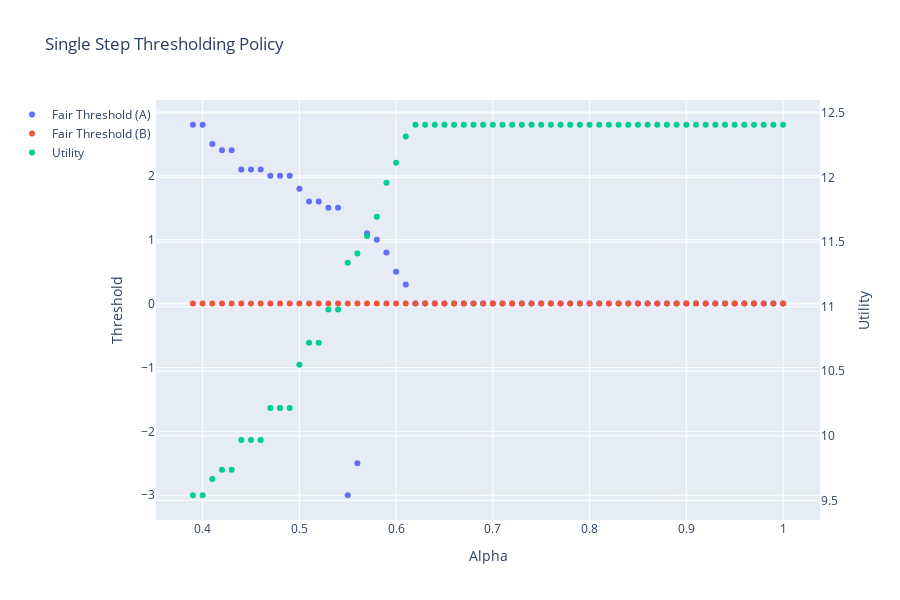

The code cell stored with this chart in its notebook:
### Code cell
def plot_graphs():
    
    # Traces
    thresholds_A = go.Scatter(x=x_alphas, y=y_thresh_A, mode='markers', name="Fair Threshold (A)")
    thresholds_B = go.Scatter(x=x_alphas, y=y_thresh_B, mode='markers', name="Fair Threshold (B)") 
    utilities = go.Scatter(x=x_alphas, y=y_util, mode='markers', name='Utility', yaxis='y2')

    # Create figure
    fig = go.Figure(data=[thresholds_A, thresholds_B, utilities])

    # Add toggle buttons
    fig.update_layout(
        height = 600,
        title='Single Step Thresholding Policy',
        xaxis=dict(title="Alpha"),
        yaxis=dict(title="Threshold"),
        yaxis2=dict(
            title="Utility",
            overlaying="y",
            side="right"
        ),
        legend=dict(
            x=0,          # Right edge of the plotting area
            #y=1,          # Top of the plotting area
            xanchor='right',   # Legend's left edge aligns at x=1
            yanchor='top'     # Legend's top edge aligns at y=1
        ),
        showlegend=True,
    )

    fig.show()
plot_graphs()

### Figure 1 — Plotly figure (JSON) as saved in the notebook; plotly's stock layout.template omitted (floating-point values rounded to 4 significant figures)
{"data": [{"mode": "markers", "name": "Fair Threshold (A)", "type": "scatter", "x": [0.39, 0.4, 0.41, 0.42, 0.43, 0.44, 0.45, 0.46, 0.47, 0.48, 0.49, 0.5, 0.51, 0.52, 0.53, 0.54, 0.55, 0.56, 0.57, 0.58, 0.59, 0.6, 0.61, 0.62, 0.63, 0.64, 0.65, 0.66, 0.67, 0.68, 0.69, 0.7, 0.71, 0.72, 0.73, 0.74, 0.75, 0.76, 0.77, 0.78, 0.79, 0.8, 0.81, 0.82, 0.83, 0.84, 0.85, 0.86, 0.87, 0.88, 0.89, 0.9, 0.91, 0.92, 0.93, 0.94, 0.95, 0.96, 0.97, 0.98, 0.99, 1], "y": [2.8, 2.8, 2.5, 2.4, 2.4, 2.1, 2.1, 2.1, 2.0, 2.0, 2.0, 1.8, 1.6, 1.6, 1.5, 1.5, -3, -2.5, 1.1, 1.0, 0.8, 0.5, 0.3, 2.665e-15, 2.665e-15, 2.665e-15, 2.665e-15, 2.665e-15, 2.665e-15, 2.665e-15, 2.665e-15, 2.665e-15, 2.665e-15, 2.665e-15, 2.665e-15, 2.665e-15, 2.665e-15, 2.665e-15, 2.665e-15, 2.665e-15, 2.665e-15, 2.665e-15, 2.665e-15, 2.665e-15, 2.665e-15, 2.665e-15, 2.665e-15, 2.665e-15, 2.665e-15, 2.665e-15, 2.665e-15, 2.665e-15, 2.665e-15, 2.665e-15, 2.665e-15, 2.665e-15, 2.665e-15, 2.665e-15, 2.665e-15, 2.665e-15, 2.665e-15, 2.665e-15]}, {"mode": "markers", "name": "Fair Threshold (B)", "type": "scatter", "x": [0.39, 0.4, 0.41, 0.42, 0.43, 0.44, 0.45, 0.46, 0.47, 0.48, 0.49, 0.5, 0.51, 0.52, 0.53, 0.54, 0.55, 0.56, 0.57, 0.58, 0.59, 0.6, 0.61, 0.62, 0.63, 0.64, 0.65, 0.66, 0.67, 0.68, 0.69, 0.7, 0.71, 0.72, 0.73, 0.74, 0.75, 0.76, 0.77, 0.78, 0.79, 0.8, 0.81, 0.82, 0.83, 0.84, 0.85, 0.86, 0.87, 0.88, 0.89, 0.9, 0.91, 0.92, 0.93, 0.94, 0.95, 0.96, 0.97, 0.98, 0.99, 1], "y": [2.665e-15, 2.665e-15, 2.665e-15, 2.665e-15, 2.665e-15, 2.665e-15, 2.665e-15, 2.665e-15, 2.665e-15, 2.665e-15, 2.665e-15, 2.665e-15, 2.665e-15, 2.665e-15, 2.665e-15, 2.665e-15, 2.665e-15, 2.665e-15, 2.665e-15, 2.665e-15, 2.665e-15, 2.665e-15, 2.665e-15, 2.665e-15, 2.665e-15, 2.665e-15, 2.665e-15, 2.665e-15, 2.665e-15, 2.665e-15, 2.665e-15, 2.665e-15, 2.665e-15, 2.665e-15, 2.665e-15, 2.665e-15, 2.665e-15, 2.665e-15, 2.665e-15, 2.665e-15, 2.665e-15, 2.665e-15, 2.665e-15, 2.665e-15, 2.665e-15, 2.665e-15, 2.665e-15, 2.665e-15, 2.665e-15, 2.665e-15, 2.665e-15, 2.665e-15, 2.665e-15, 2.665e-15, 2.665e-15, 2.665e-15, 2.665e-15, 2.665e-15, 2.665e-15, 2.665e-15, 2.665e-15, 2.665e-15]}, {"mode": "markers", "name": "Utility", "type": "scatter", "x": [0.39, 0.4, 0.41, 0.42, 0.43, 0.44, 0.45, 0.46, 0.47, 0.48, 0.49, 0.5, 0.51, 0.52, 0.53, 0.54, 0.55, 0.56, 0.57, 0.58, 0.59, 0.6, 0.61, 0.62, 0.63, 0.64, 0.65, 0.66, 0.67, 0.68, 0.69, 0.7, 0.71, 0.72, 0.73, 0.74, 0.75, 0.76, 0.77, 0.78, 0.79, 0.8, 0.81, 0.82, 0.83, 0.84, 0.85, 0.86, 0.87, 0.88, 0.89, 0.9, 0.91, 0.92, 0.93, 0.94, 0.95, 0.96, 0.97, 0.98, 0.99, 1], "y": [9.539, 9.539, 9.665, 9.738, 9.738, 9.967, 9.967, 9.967, 10.21, 10.21, 10.21, 10.55, 10.72, 10.72, 10.98, 10.98, 11.34, 11.41, 11.55, 11.7, 11.96, 12.12, 12.32, 12.41, 12.41, 12.41, 12.41, 12.41, 12.41, 12.41, 12.41, 12.41, 12.41, 12.41, 12.41, 12.41, 12.41, 12.41, 12.41, 12.41, 12.41, 12.41, 12.41, 12.41, 12.41, 12.41, 12.41, 12.41, 12.41, 12.41, 12.41, 12.41, 12.41, 12.41, 12.41, 12.41, 12.41, 12.41, 12.41, 12.41, 12.41, 12.41], "yaxis": "y2"}], "layout": {"height": 600, "legend": {"x": 0, "xanchor": "right", "yanchor": "top"}, "showlegend": true, "title": {"text": "Single Step Thresholding Policy"}, "xaxis": {"title": {"text": "Alpha"}}, "yaxis": {"title": {"text": "Threshold"}}, "yaxis2": {"overlaying": "y", "side": "right", "title": {"text": "Utility"}}}}
